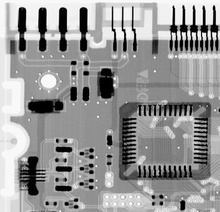
%> input picture Homework4/src/temp/task_2.png, 220 x 212 px, shrunk from 464 x 448 before the run, given in place of task_1.png, which was not available
$ octave --eval "hw4_main;"   (GNU Octave 9; MATLAB toolbox functions it lacks are replaced by stand-ins)
%> lines starting %> are read from the running program, lines starting %| are printed output that depends on the picture; pictures that were not available may be replaced by others from this repository, and a replacement may not be noted
### Homework4/src/filter2d.m
function filter2d( imgpath, filter)
%> called with imgpath = './temp/task_1.png', filter = [1 1 1; 1 1 1; 1 1 1]
%UNTITLED2 此处显示有关此函数的摘要
%   此处显示详细说明
    f = imread(imgpath);
%> f is the input picture: size 212x220x3 uint8; min 0, max 255, mean 151

    % get the size of source image and filter
    [sm, sn] = size(f);
%> sm = 212; sn = 660
    [fm, fn] = size(filter);

    % get the bias
    bias = fm - 1;

    % extend the source image
    nm = sm + 2*bias;
%> nm = 216
    nn = sn + 2*bias;
%> nn = 664

    maps = zeros(nm, nn);
    result = zeros(nm, nn);

    % copy the source image to the extended one
    for i = 1 : sm
        for j = 1 : sn
            maps(i + bias, j + bias) = f(i, j);
        end
    end
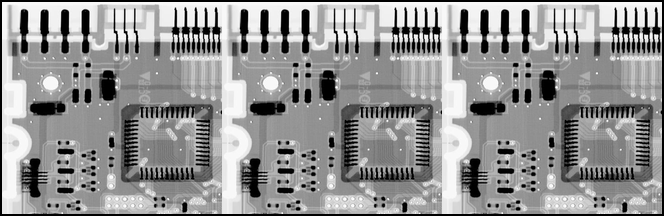
%> maps: size 216x664 double; min 0, max 255, mean 147.3

    % filter operation
    for i = (1 + bias/2) : (nm - bias/2)
        for j = (1 + bias/2) : (nn - bias/2)
            sum = 0;
            for x = 1 : fm
                for y = 1: fn
                    sum = sum + filter(x, y)*maps(i - bias/2 + x - 1, j - bias/2 + y - 1);
                end
            end
            result(i, j) = sum;
        end
    end
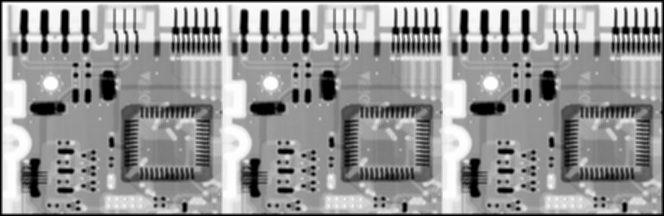
%> result: size 216x664 double; min 0, max 2246, mean 1325.7; drawn with min black and max white

    % get the result
    imgout = zeros(sm, sn);
    for i = 1 : sm
        for j = 1 : sn
            imgout(i,j) = result(i + bias, j +bias)/(fm*fn);
        end
    end
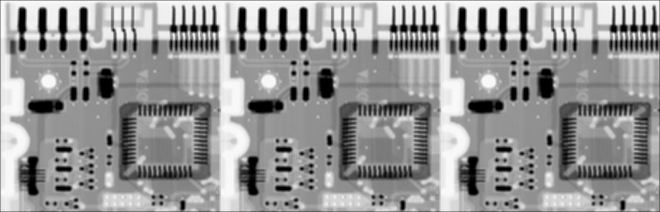
%> imgout: size 212x660 double; min 0, max 249.6, mean 150.1
    imgout = uint8(imgout);
%> imgout: size 212x660 uint8
    figure, imshow(f);
    title('原图');
    figure, imshow(imgout);
    title('滤波结果');

end

### Homework4/src/arithmetic_mean_filter.m
function arithmetic_mean_filter(impath, size)
%UNTITLED 此处显示有关此函数的摘要
%   此处显示详细说明
    filter = ones(size,size);
    filter2d(impath, filter);

end

### Homework4/src/hw4_main.m
function hw4_main( )
%UNTITLED 此处显示有关此函数的摘要
%   此处显示详细说明
    %2.2.1
    arithmetic_mean_filter('./temp/task_1.png', 3);
    arithmetic_mean_filter('./temp/task_1.png', 9);
%> call 2 of filter2d, with imgpath = './temp/task_1.png'
%> after the loop in filter2d (call 2), `for i = 1 : sm`:
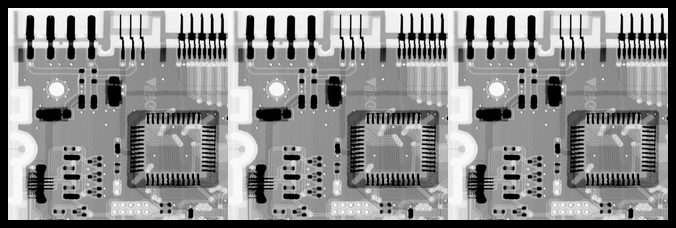
%> maps: size 228x676 double; min 0, max 255, mean 137.1
    %2.2.2
    harmonic_mean_filter('./temp/task_1.png', 3);
    harmonic_mean_filter('./temp/task_1.png', 9);
    %2.2.3
    contra_harmonic_mean_filter('./temp/task_1.png', 3);
    contra_harmonic_mean_filter('./temp/task_1.png', 9);


    %2.3.2
    noise_generator('./temp/task_2.png', 'gaussian', 0, 40);
    %2.3.3
    noise_generator('./temp/task_2.png', 'salt-and-pepper', 0.2, 0);
    %2.3.4
    noise_generator('./temp/task_2.png', 'salt-and-pepper', 0.2, 0.2);


    %2.4.1
    RGB_equalize_hist('./temp/54.png');
    %2.4.2
    average('./temp/54.png');
    %2.4.3
    HSI_trans('./temp/54.png');
end
%> (the run ends here)
